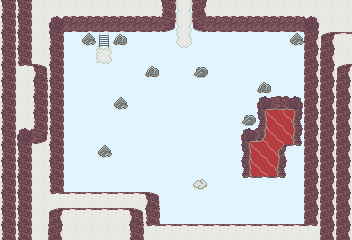

A 2D game scene composited from a Tiled map and its tileset images. What follows is a short description and the map's XML, with each tile layer's data collapsed to a summary:
An orthogonal 22x15 tile map with 16x16 px tiles, 2 tile layers (Tile Layer 1, Tile Layer 2), 10 tilesets and 10 objects (3x Monster, 2x Door, NPC).

<map version="1.9" tiledversion="1.9.0" orientation="orthogonal" renderorder="right-down" width="22" height="15" tilewidth="16" tileheight="16" infinite="0" backgroundcolor="#e1f5fe" nextlayerid="12" nextobjectid="97">
 <properties>
  <property name="action" value="(map-name &quot;FIERY CRYPT – B3F&quot;))" />
  <property name="disable-worldmap" type="bool" value="true" />
  <property name="map-name" value="FIERY CRYPT – B2F" />
  <property name="milla" value="(dialog '((&quot;/milla&quot; &quot;We are underground.&quot;)))" />
  <property name="music" value="enemies" />
 </properties>
 <tileset firstgid="1" source="../tilesets/npc_common.tsx" />
 <tileset firstgid="53" source="../tilesets/outdoor-1.tsx" />
 <tileset firstgid="181" source="../tilesets/indoor.tsx" />
 <tileset firstgid="237" source="../tilesets/crypt-1.tsx" />
 <tileset firstgid="293" source="../tilesets/monsters.tsx" />
 <tileset firstgid="368" source="../tilesets/basic.tsx" />
 <tileset firstgid="392" source="../tilesets/crypt-2.tsx" />
 <tileset firstgid="448" source="../tilesets/outdoor-2.tsx" />
 <tileset firstgid="608" source="../tilesets/npc_main.tsx" />
 <tileset firstgid="640" source="../tilesets/outdoor-3.tsx" />
 <layer id="1" name="Tile Layer 1" width="22" height="15">
  <data>[330 cells, 195 non-empty, 31 distinct tile ids]</data>
 </layer>
 <objectgroup id="10" name="npcs">
  <object id="84" class="Monster" gid="343" x="128" y="144" width="16" height="16">
   <properties>
    <property name="hp" type="float" value="70" />
    <property name="level" type="float" value="4" />
   </properties>
  </object>
  <object id="92" class="NPC" gid="620" x="80" y="64" width="16" height="16">
   <properties>
    <property name="action">(if  (= (enemies-count) 0)
  (begin
    (dialog '(("/_happy" "We won! We are strong!\nLet's move on.")))
    (wait)
    (leave-npc 92))
  (dialog '(("/_happy" "Hi!"))))</property>
    <property name="actionOnEvent">(if (get "t3_03-safe")
  (delete-me))</property>
    <property name="team" type="int" value="0" />
   </properties>
  </object>
  <object id="93" class="Monster" gid="343" x="64" y="160" width="16" height="16">
   <properties>
    <property name="hp" type="float" value="60" />
    <property name="level" type="float" value="4" />
   </properties>
  </object>
  <object id="94" class="Monster" gid="343" x="208" y="112" width="16" height="16">
   <properties>
    <property name="hp" type="float" value="60" />
    <property name="level" type="float" value="4" />
   </properties>
  </object>
 </objectgroup>
 <layer id="6" name="Tile Layer 2" width="22" height="15">
  <data>[330 cells, 15 non-empty, 8 distinct tile ids]</data>
 </layer>
 <objectgroup id="9" name="items">
  <object id="87" gid="379" x="112" y="192" width="16" height="16">
   <properties>
    <property name="healthPointsDelta" type="int" value="25" />
   </properties>
  </object>
  <object id="88" gid="379" x="288" y="224" width="16" height="16">
   <properties>
    <property name="healthPointsDelta" type="int" value="25" />
   </properties>
  </object>
  <object id="89" gid="379" x="288" y="64" width="16" height="16">
   <properties>
    <property name="healthPointsDelta" type="int" value="25" />
   </properties>
  </object>
  <object id="91" gid="379" x="64" y="48" width="16" height="16">
   <properties>
    <property name="healthPointsDelta" type="int" value="25" />
   </properties>
  </object>
 </objectgroup>
 <objectgroup id="2" name="spawn points">
  <object id="80" class="Door" x="96" y="48" width="16" height="16">
   <properties>
    <property name="mainDoor" type="bool" value="true" />
    <property name="roomId" value="t3_02" />
   </properties>
  </object>
  <object id="83" class="Door" x="176" y="0" width="16" height="16">
   <properties>
    <property name="roomId" value="t3_04" />
   </properties>
  </object>
 </objectgroup>
</map>
